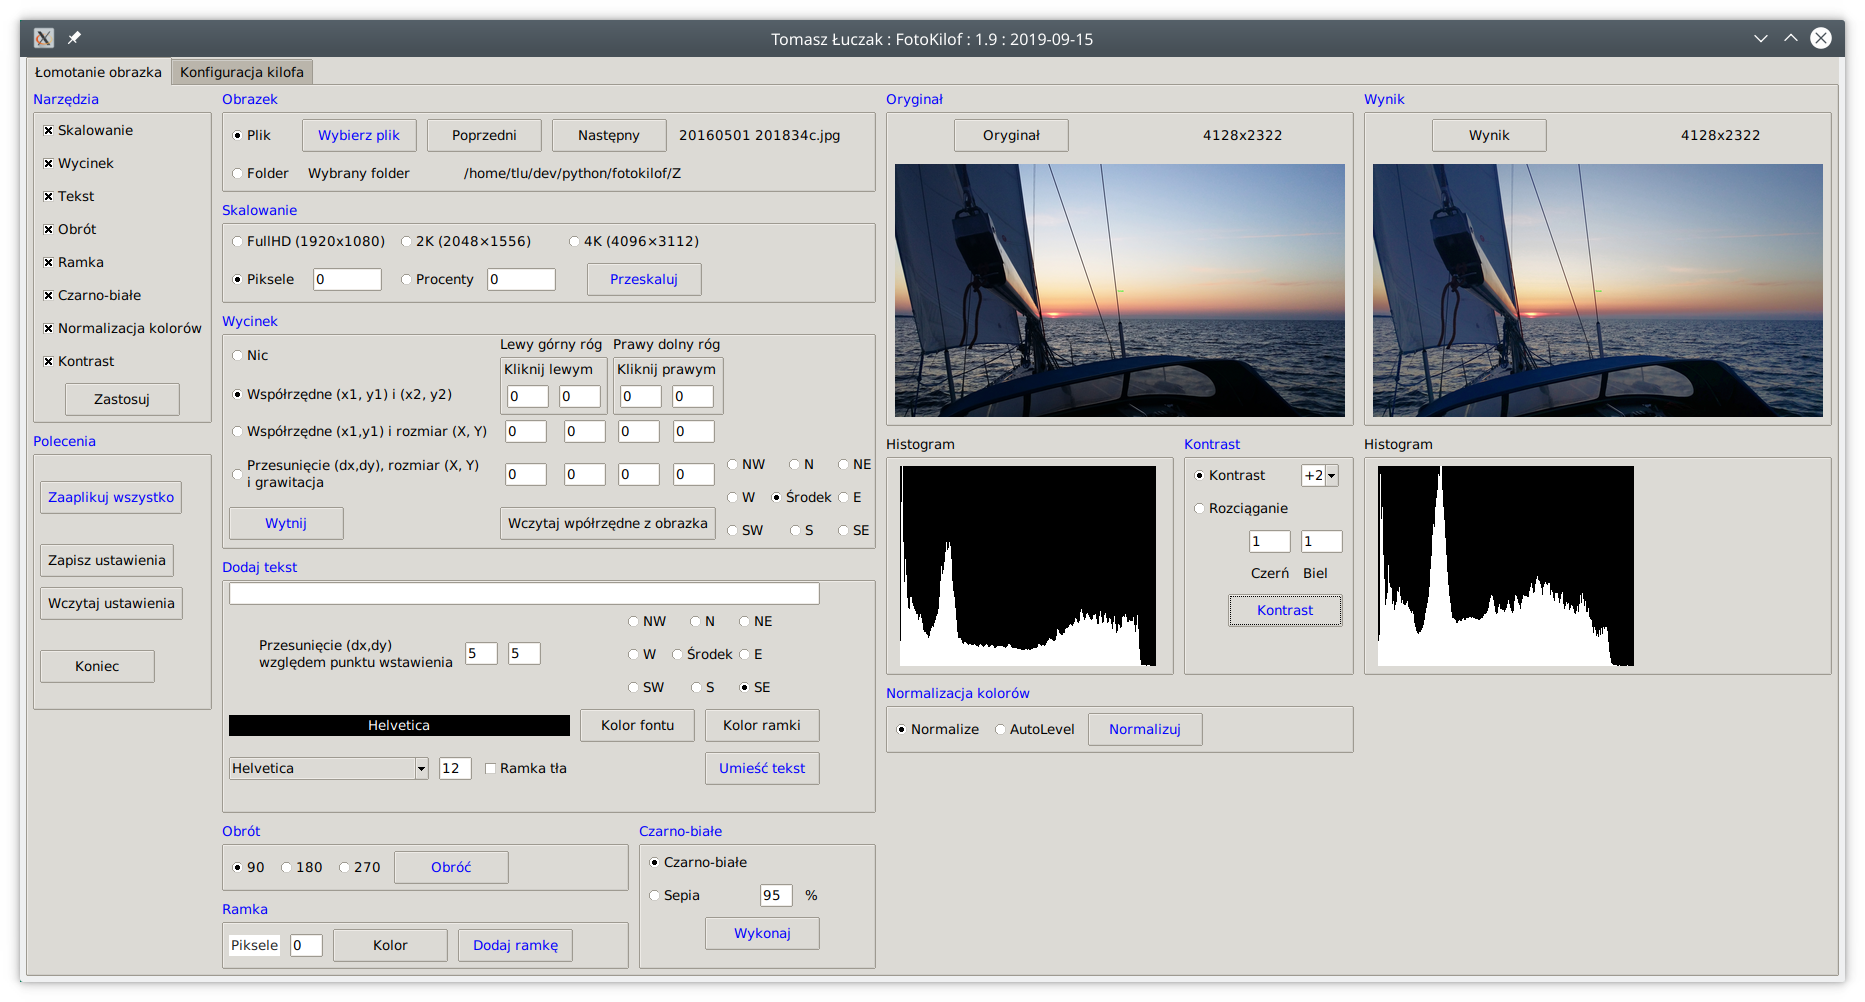

Source code (Python):
# -*- coding: utf-8 -*-
# $Id: fotokilof.py 19 2019-09-06 11:39:29Z tlu $

import datetime
import platform
import os
import sys
import shutil
import re
import configparser
import glob

from tkinter import *
from tkinter import filedialog
from tkinter import ttk
from tkinter import messagebox
from tkcolorpicker import askcolor

from PIL import Image

###################
# Stałe
VERSION = "1.9.2"  # wersja programu
if(platform.system() == "Windows"):
    PREVIEW = 400  # rozmiar obrazka podglądu w Windows
else:
    PREVIEW = 450  # rozmiar obrazka podglądu

##########################


def no_text_in_windows():
    if(platform.system() == "Windows"):
        l_text_windows.configure(text="Niestety używasz Windows,umieszczanie tekstu może nie działać poprawnie")
        cb_text_font.configure(state='disabled')

    else:
        cb_text_font.configure(state='readonly')
        # print("Uff, nie Windows")


def pre_imagick(file_in_path):
    """
    file_in_path - oryginał do mielenia, pełna ścieżka
    out_file - plik do mielenia, pełna ścieżka
    """
    global work_dir
    # Zakładanie katalogu na obrazki wynikowe - podkatalog folderu z obrazkiem
    out_dir = os.path.join(os.path.dirname(file_in_path), work_dir.get())
    if(os.path.isdir(out_dir) is False):
        try:
            os.mkdir(out_dir)
        except:
            print("! Error in pre_imagick: Nie można utworzyć katalogu na przemielone rysunki")
            return

    # Kopiowanie oryginału do miejsca mielenia
    out_file = os.path.join(out_dir, os.path.basename(file_in_path))
    try:
        shutil.copyfile(file_in_path, out_file)
    except IOError as e:
        print("! Error in pre_imagick: Unable to copy file. %s" % e)
        exit(1)
    except:
        print("! Error in pre_imagick: Unexpected error:", sys.exc_info())
        exit(1)
    return out_file


def imagick(cmd, out_file):
    """
    cmd - polecenie imagemagick
    out_file - obrazek do mielenia, pełna ścieżka
    """

    out_file = spacja(out_file)
    command = "mogrify " + cmd + " " + out_file
    print(command)
    try:
        os.system(command)
    except:
        print("! Error in imagick: " + command)

################
# Preview


def preview_histogram(file):
    global temp_dir

    file_histogram = spacja(os.path.join(temp_dir, "histogram.png"))
    file = spacja(file)

    command = "convert " + file + " -colorspace Gray -define histogram:unique-colors=false histogram:" + file_histogram
    print(command)
    try:
        os.system(command)
        return file_histogram
    except:
        print("! Error in convert_histogram: " + command)


def preview_orig_bind(event):
    global file_in_path, temp_dir
    preview_orig()


def preview_new(out_file, temp_dir):
    # generowanie podglądu wynikowego

    preview = convert_preview(out_file, temp_dir, " ")
    try:
        pi_preview_new.configure(file=preview['filename'])
        l_preview_new.configure(text=preview['width'] + "x" + preview['height'])
        # os.remove(preview['filename'])
    except:
        print("! Error in preview_new: Nie można wczytać podglądu")

    try:
        pi_histogram_new.configure(file=preview_histogram(out_file))
    except:
        print("! Error in preview histogram_new")


def preview_orig_button():
    #    podgląd oryginału
    global file_in_path

    try:
        img = Image.open(file_in_path.get())
        img.show()
    except:
        print("Chyba nie ma obrazka")


def preview_new_button():
    #    podgląd wynikowego obrazka
    global file_in_path, work_dir

    file_show = os.path.join(os.path.dirname(file_in_path.get()),
                             work_dir.get(), os.path.basename(file_in_path.get()))
    try:
        img = Image.open(file_show)
        img.show()
    except:
        print("Chyba nie ma obrazka")


def convert_preview(file, temp_dir, command):
    """
    generowanie podglądu oryginału
    file - nazwa obrazka, pełna ścieżka
    temp_dir - katalog tymczasowy, pełna ścieżka
    dodatkowe polecenie dla imagemagick, np. narysuj ramkę crop albo spacja!
    zwraca: nazwę podglądu obrazka i rozmiar
    """

    im = Image.open(file)
    width = str(im.size[0])
    height = str(im.size[1])

    filename, file_extension = os.path.splitext(file)
    file_preview = os.path.join(temp_dir,"preview.ppm")
    file = spacja(file)
    file_preview = spacja(file_preview)

    command = "convert " + file + " -resize " + str(PREVIEW) + "x" + str(PREVIEW) + command + file_preview
    print(command)
    try:
        os.system(command)
    except:
        print("! Error in convert_preview: " + command)

    try:
        return {'filename': file_preview, 'width': width, 'height': height}
    except:
        return "! Error in convert_preview: return"

    
def spacja(sciezka):
    # rozwiązanie problemu spacji w nazwach plików i katalogów

    sciezka = os.path.normpath(sciezka)
    if(platform.system() == "Windows"):
        czy_spacja = re.search(" ", sciezka)
        if(czy_spacja is not None):
            sciezka = '"' + sciezka + '"'
    else:
        sciezka = re.sub(' ', '\ ', sciezka)
        # usuwanie nadmiaru backslashy
        sciezka = re.sub('\\\\\\\\ ', '\ ', sciezka)

    # print("sciezka: ", sciezka)
    return sciezka


def apply_all_convert(out_file):
    #    zaaplikowanie wszystkich opcji na raz

    convert_normalize(out_file)
    convert_contrast(out_file)
    convert_bw(out_file)
    if(int(img_resize.get()) > 0):
        convert_resize(out_file)
    else:
        convert_crop(out_file)
    convert_rotate(out_file)
    convert_border(out_file)
    convert_text(out_file)


def apply_all():
    #    zaplikowanie wszystkich opcji na raz
    global file_in_path, temp_dir, out_dir, file_dir_selector
    global progress_files, progress_filename

    if(file_dir_selector.get() == 0):
        out_file = pre_imagick(file_in_path.get())
        progress_filename.set(out_file)
        apply_all_convert(out_file)
        preview_new(out_file, temp_dir)
        progress_filename.set("")
    else:
        pwd = os.getcwd()
        os.chdir(os.path.dirname(file_in_path.get()))
        i = 0
        for files in glob.glob("*.[j|J][p|P][g|G]"):
            i = i + 1
            print(i)
            progress_files.set(str(i) + " z ")
            out_file = pre_imagick(files)
            progress_filename.set(out_file)
            apply_all_convert(os.path.realpath(out_file))
        progress_files.set("")
        progress_filename.set(" ")
        preview_orig()
        preview_new(out_file, temp_dir)
        os.chdir(pwd)

        
def contrast_selected(event):
    # wywołanie przez bind
    global img_contrast_selected
    img_contrast_selected.set(cb_contrast.get())


def convert_contrast_button():
    #
    global file_in_path, temp_dir, out_dir
    out_file = pre_imagick(file_in_path.get())
    convert_contrast(out_file)
    preview_new(out_file, temp_dir)


def convert_contrast(out_file):
    #    Normalizacja kolorów
    global img_contrast, img_contrast_selected

    if(img_contrast.get() == 1):
        if(img_contrast_selected.get() == "+2"):
            command = "+contrast +contrast"
        elif(img_contrast_selected.get() == "+1"):
            command = "+contrast"
        elif(img_contrast_selected.get() == "-1"):
            command = "-contrast"
        elif(img_contrast_selected.get() == "-2"):
            command = "-contrast -contrast"
        else:
            return
        imagick(command, out_file)
    elif(img_contrast.get() == 2):
        command = "-contrast-stretch " + e1_contrast.get() + "x" + e2_contrast.get() + "%"
        imagick(command, out_file)


def convert_bw_button():
    #
    global file_in_path, temp_dir, out_dir
    out_file = pre_imagick(file_in_path.get())
    convert_bw(out_file)
    preview_new(out_file, temp_dir)


def convert_bw(out_file):
    #    Normalizacja kolorów
    global img_normalize
    if(img_bw.get() == 1):
        command = "-colorspace Gray"
        # command = "separate"
        imagick(command, out_file)
    elif(img_bw.get() == 2):
        command = "-sepia-tone " + str(int(e_bw_sepia.get())) + "%"
        imagick(command, out_file)


def convert_normalize_button():
    #
    global file_in_path, temp_dir, out_dir
    out_file = pre_imagick(file_in_path.get())
    convert_normalize(out_file)
    preview_new(out_file, temp_dir)


def convert_normalize(out_file):
    #    Normalizacja kolorów
    global img_normalize
    if(img_normalize.get() == 1):
        command = "-normalize"
        imagick(command, out_file)
    elif(img_normalize.get() == 2):
        command = "-auto-level"
        imagick(command, out_file)


def convert_rotate_button():
    #
    global file_in_path, temp_dir, out_dir
    out_file = pre_imagick(file_in_path.get())
    convert_rotate(out_file)
    preview_new(out_file, temp_dir)


def convert_rotate(out_file):
    #    Obrót obrazka o 90,180 albo 270stopni
    global img_rotate
    if(img_rotate.get() > 0):
        # chciałem ImageTk ale nie działa
        # im = Image.open(out_file)
        # im.rotate(img_rotate.get())
        # im.save(out_file)
        command = "-rotate " + str(img_rotate.get())
        imagick(command, out_file)


def convert_resize_button():
    #
    global file_in_path, temp_dir, out_dir
    out_file = pre_imagick(file_in_path.get())
    convert_resize(out_file)
    preview_new(out_file, temp_dir)


def convert_resize(out_file):
    #    Zmiana rozmiaru obrazka
    global img_resize
    border = 2 * int(e_border.get())
    if(img_resize.get() == 0):
        # print("Nie wybrano rodzaju skalowania")
        return
    elif(img_resize.get() == 1):
        image_resize = e1_resize.get() + "x" + e1_resize.get()
    elif(img_resize.get() == 2):
        image_resize = e2_resize.get() + "%"
    elif(img_resize.get() == 3):
        image_resize = str(1920 - border) + "x" + str(1080 - border)
    elif(img_resize.get() == 4):
        image_resize = str(2048 - border) + "x" + str(1556 - border)
    elif(img_resize.get() == 5):
        image_resize = str(4096 - border) + "x" + str(3112 - border)

    command = "-resize " + image_resize
    imagick(command, out_file)


def convert_crop_button():
    #
    global file_in_path, temp_dir, out_dir
    out_file = pre_imagick(file_in_path.get())
    convert_crop(out_file)
    preview_new(out_file, temp_dir)


def convert_crop(out_file):
    #    Wycięcie obrazka z obrazka
    global file_in_path, temp_dir, out_dir, file_dir_selector
    global img_crop, img_crop_gravity
    if(img_crop.get() > 0):
        if(img_crop.get() == 1):
            X = str(abs(int(e3_crop_1.get()) - int(e1_crop_1.get())))
            Y = str(abs(int(e4_crop_1.get()) - int(e2_crop_1.get())))
            command = " -crop " + X + "x" + Y + "+" + e1_crop_1.get() + "+" + e2_crop_1.get()
        if(img_crop.get() == 2):
            command = " -crop " + e3_crop_2.get() + "x" + e4_crop_2.get() + "+" + e1_crop_2.get() + "+" + e2_crop_2.get()
        if(img_crop.get() == 3):
            command = " -gravity " + gravity(img_crop_gravity.get()) + " -crop " + e3_crop_3.get() + "x" + e4_crop_3.get() + "+" + e1_crop_3.get() + "+" + e2_crop_3.get()

        imagick(command, out_file)


def convert_text_button():
    #
    global file_in_path, temp_dir, out_dir, file_dir_selector
    out_file = pre_imagick(file_in_path.get())
    convert_text(out_file)
    preview_new(out_file, temp_dir)

def convert_text(out_file):
    #     Umieszczenie napisu na obrazku
    global img_text_gravity, img_text_font, img_text_color
    global img_text_box, img_text_box_color

    if(img_text.get() == 1):
        size = " -pointsize " + e_text_size.get()
        font = " -font '" + img_text_font.get() + "'"
        color = " -fill \"" + img_text_color.get() + "\""
        gravit = " -gravity " + gravity(img_text_gravity.get())
        x = e_text_x.get()
        y = e_text_y.get()

        text = " -draw \"text " + x + "," + y + " '" + e_text.get() + "'\""
        if(img_text_box.get() == 0):
            box = ""
        else:
            box = " -box \"" + img_text_box_color.get() + "\""
        command = box + color + size + gravit + font + text
        imagick(command, out_file)


def fonts():
    # import nazw fontów dla imagemagicka
    global temp_dir

    if(os.path.isdir(temp_dir) is False):
        try:
            # print("Zakladam katalog na pliki tymczasowe: " + temp_dir)
            os.mkdir(temp_dir)
        except:
            # print("Nie można utworzyć katalogu na pliki tymczasowe")
            return

    if(platform.system() == "Windows"):
        fonts_list = ('Arial')
    else:
        file_font = os.path.join(temp_dir, "fonts_list")

        command = "convert -list font > " + spacja(file_font)
        print(command)
        try:
            os.system(command)
        except:
            print("! Error in fonts: " + command)
            return

        try:
            file = open(file_font, "r")
            fonts_list = []
            for line in file:
                if(re.search("Font", line) is not None):
                    line = re.sub('^[ ]+Font:[ ]*', "", line)
                    line = re.sub('\n', "", line)
                    fonts_list.append(line)
            file.close()
            os.remove(file_font)
        except:
            print("! Error in fonts: przy wczytywaniu listy fontów")
            fonts_list = ('Helvetica')

    cb_text_font['values'] = fonts_list


def font_selected(event):
    # wywołanie przez bind
    global img_text_font
    print('You selected:', cb_text_font.get())
    img_text_font.set(cb_text_font.get())


def crop_read():
    #    Wczytanie rozmiarów z obrazka
    global file_in_path, img_crop_gravity
    img = Image.open(file_in_path.get())
    x = img.size[0]
    y = img.size[1]
    e1_crop_1.delete(0, "end")
    e1_crop_1.insert(0, "0")
    e2_crop_1.delete(0, "end")
    e2_crop_1.insert(0, "0")
    e3_crop_1.delete(0, "end")
    e3_crop_1.insert(0, x)
    e4_crop_1.delete(0, "end")
    e4_crop_1.insert(0, y)
    e1_crop_2.delete(0, "end")
    e1_crop_2.insert(0, "0")
    e2_crop_2.delete(0, "end")
    e2_crop_2.insert(0, "0")
    e3_crop_2.delete(0, "end")
    e3_crop_2.insert(0, x)
    e4_crop_2.delete(0, "end")
    e4_crop_2.insert(0, y)
    e1_crop_3.delete(0, "end")
    e1_crop_3.insert(0, "0")
    e2_crop_3.delete(0, "end")
    e2_crop_3.insert(0, "0")
    e3_crop_3.delete(0, "end")
    e3_crop_3.insert(0, x)
    e4_crop_3.delete(0, "end")
    e4_crop_3.insert(0, y)
    img_crop_gravity.set("C")


def gravity(gravity):
    if(gravity == "N"):
        gravity = "North"
    if(gravity == "NW"):
        gravity = "Northwest"
    if(gravity == "NE"):
        gravity = "Northeast"
    if(gravity == "W"):
        gravity = "West"
    if(gravity == "C"):
        gravity = "Center"
    if(gravity == "E"):
        gravity = "East"
    if(gravity == "SW"):
        gravity = "Southwest"
    if(gravity == "S"):
        gravity = "South"
    if(gravity == "SE"):
        gravity = "Southeast"

    return gravity


def open_file():
    #    otwarcie pliku obrazka do edycji
    global file_in_path, dir_in_path
    file_in_path.set(filedialog.askopenfilename(title="Wybierz plik do mielenia",
                                                initialdir=dir_in_path.get(),
                                                filetypes=(("jpeg files", "*.jpg"),
                                                           ("JPEG files", "*.JPG"),
                                                           ("all files", "*.*"))))
    file_select_L.configure(text=os.path.basename(file_in_path.get()))
    preview_orig()

    dir_in_path.set(os.path.dirname(file_in_path.get()))


def open_file_last():
    global file_in_path, dir_in_path
    pwd = os.getcwd()
    os.chdir(os.path.dirname(file_in_path.get()))
    list = []
    for file in glob.glob("*.[j|J][p|P][g|G]"):
        list.append(file)
    list.sort()
    position = list.index(os.path.basename(file_in_path.get()))
    print(position, list)
    try:
        file = list[-1]
        file_select_L.configure(text=file)
        file_in_path.set(os.path.join(dir_in_path.get(), file))
        preview_orig()
    except:
        print("Error in open_file_last")
    os.chdir(pwd)

    
def open_file_next():
    global file_in_path, dir_in_path
    pwd = os.getcwd()
    os.chdir(os.path.dirname(file_in_path.get()))
    list = []
    for file in glob.glob("*.[j|J][p|P][g|G]"):
        list.append(file)
    list.sort()
    position = list.index(os.path.basename(file_in_path.get()))
    print(position, list)
    if(position <= len(list) - 2):
        file = list[position + 1]
        file_select_L.configure(text=file)
        file_in_path.set(os.path.join(dir_in_path.get(), file))
        preview_orig()
    os.chdir(pwd)


def open_file_first():
    global file_in_path, dir_in_path

    pwd = os.getcwd()
    os.chdir(os.path.dirname(file_in_path.get()))
    list = []
    for file in glob.glob("*.[j|J][p|P][g|G]"):
        list.append(file)
    list.sort()
    position = list.index(os.path.basename(file_in_path.get()))
    print(position, list)
    try:
        file = list[0]
        file_select_L.configure(text=file)
        file_in_path.set(os.path.join(dir_in_path.get(), file))
        preview_orig()
    except:
        print("Error in open_file_first")
    os.chdir(pwd)


def open_file_prev():
    global file_in_path, dir_in_path

    pwd = os.getcwd()
    os.chdir(os.path.dirname(file_in_path.get()))
    list = []
    for file in glob.glob("*.[j|J][p|P][g|G]"):
        list.append(file)
    list.sort()
    position = list.index(os.path.basename(file_in_path.get()))
    print(position, list)
    if(position > 0):
        file = list[position - 1]
        file_select_L.configure(text=file)
        file_in_path.set(os.path.join(dir_in_path.get(), file))
        preview_orig()
    os.chdir(pwd)


def convert_border_button():
    global file_in_path, temp_dir, out_dir
    out_file = pre_imagick(file_in_path.get())
    convert_border(out_file)
    preview_new(out_file, temp_dir)


def convert_border(out_file):
    global img_border_color
    if(int(e_border.get()) > 0):
        command = "-border " + e_border.get() + " -bordercolor \"" + img_border_color.get() + "\""
        imagick(command, out_file)


def color_choose_border():
    #    Wybór koloru tła
    global img_border_color
    color = askcolor(img_border_color.get())
    if(color[1] is None):
        img_border_color.set("#000000")
    else:
        img_border_color.set(color[1])
        l_border.configure(bg=img_border_color.get())


def color_choose_box_active():
    global img_text_box
    if(img_text_box.get() == 0):
        l_text_font_selected.configure(bg="#000000")
    else:
        l_text_font_selected.configure(bg=img_text_box_color.get())


def color_choose_box():
    #    Wybór koloru tła
    global img_text_box, img_text_box_color
    if(img_text_box.get() != 0):
        color = askcolor(img_text_color.get(), root)
        if(color[1] is None):
            img_text_box_color.set("#FFFFFF")
        else:
            img_text_box_color.set(color[1])
            l_text_font_selected.configure(bg=img_text_box_color.get())


def color_choose():
    #    Wybór koloru
    global img_text_color
    color = askcolor(img_text_color.get(), root)
    if(color[1] is None):
        img_text_color.set("#FFFFFF")
    else:
        img_text_color.set(color[1])
    l_text_font_selected.configure(fg=img_text_color.get())


def ini_read(file_ini):
    # lista wyjściowa
    list_return = {}

    # Obsługa pliku konfiguracyjnego INI

    config = configparser.ConfigParser()
    config.read(file_ini, encoding="utf8")

    # read values from a section
    try:
        file_in_path = config.get('Konfiguracja', 'path')
    except:
        file_in_path = ""
    list_return['file_in_path'] = file_in_path
    
    try:
        work_dir = config.get('Konfiguracja', 'work_dir')
    except:
        work_dir = "FotoKilof"
    list_return['work_dir'] = work_dir

    try:
        file_dir_selector = config.getint('Konfiguracja', 'file_dir')
    except:
        file_dir_selector = "0"
    list_return['file_dir_selector'] = file_dir_selector

    try:
        img_resize = config.getint('Resize', 'resize')
    except:
        img_resize = "1"
    list_return['img_resize'] = img_resize

    try:
        resize_size_pixel = config.getint('Resize', 'size_pixel')
    except:
        resize_size_pixel = "0"
    e1_resize.delete(0, "end")
    e1_resize.insert(0, resize_size_pixel)

    try:
        resize_size_percent = config.getint('Resize', 'size_percent')
    except:
        resize_size_percent = "0"
    e2_resize.delete(0, "end")
    e2_resize.insert(0, resize_size_percent)

    try:
        img_text = config.getint('Text', 'on')
    except:
        img_text = "1"
    list_return['img_text'] = img_text

    try:
        text = config.get('Text', 'text')
    except:
        text = ""
    e_text.delete(0, "end")
    e_text.insert(0, text)

    try:
        img_text_gravity = config.get('Text', 'gravity')
    except:
        img_text_gravity = "SE"
    list_return['img_text_gravity'] = img_text_gravity

    try:
        img_text_font = config.get('Text', 'font')
    except:
        if(platform.system() == "Windows"):
            img_text_font = "Arial"
        else:
            img_text_font = "Helvetica"
    list_return['img_text_font'] = img_text_font

    try:
        text_size = str(config.getint('Text', 'size'))
    except:
        text_size = 12
    e_text_size.delete(0, "end")
    e_text_size.insert(0, text_size)

    try:
        text_x = config.getint('Text', 'x')
    except:
        text_x = "5"
    e_text_x.delete(0, "end")
    e_text_x.insert(0, text_x)

    try:
        text_y = config.getint('Text', 'y')
    except:
        text_y = "5"
    e_text_y.delete(0, "end")
    e_text_y.insert(0, text_y)

    try:
        text_color = config.get('Text', 'color')
    except:
        text_color = "#FFFFFF"
    list_return['img_text_color'] = text_color
    l_text_font_selected.configure(fg=text_color)

    try:
        img_text_box = config.getint('Text', 'box')
    except:
        img_text_box = 0
    list_return['img_text_box'] = img_text_box

    try:
        text_box_color = config.get('Text', 'box_color')
    except:
        text_box_color = "#000000"
    list_return['img_text_box_color'] = text_box_color
    l_text_font_selected.configure(bg=text_box_color)

    try:
        img_rotate = config.getint('Rotate', 'rotate')
    except:
        img_rotate = "0"
    list_return['img_rotate'] = img_rotate

    try:
        img_crop = config.getint('Crop', 'crop')
    except:
        img_crop = "0"
    list_return['img_crop'] = img_crop

    try:
        crop_x1 = config.getint('Crop', 'x1')
    except:
        crop_x1 = "0"
    e1_crop_1.delete(0, "end")
    e1_crop_1.insert(0, crop_x1)

    try:
        crop_y1 = config.getint('Crop', 'y1')
    except:
        crop_y1 = "0"
    e2_crop_1.delete(0, "end")
    e2_crop_1.insert(0, crop_y1)

    try:
        crop_x2 = config.getint('Crop', 'x2')
    except:
        crop_x2 = "0"
    e3_crop_1.delete(0, "end")
    e3_crop_1.insert(0, crop_x2)

    try:
        crop_y2 = config.getint('Crop', 'y2')
    except:
        crop_y2 = "0"
    e4_crop_1.delete(0, "end")
    e4_crop_1.insert(0, crop_y2)

    try:
        crop_x3 = config.getint('Crop', 'x3')
    except:
        crop_x3 = "0"
    e1_crop_2.delete(0, "end")
    e1_crop_2.insert(0, crop_x3)

    try:
        crop_y3 = config.getint('Crop', 'y3')
    except:
        crop_y3 = "0"
    e2_crop_2.delete(0, "end")
    e2_crop_2.insert(0, crop_y3)

    try:
        crop_X1 = config.getint('Crop', 'XX1')
    except:
        crop_X1 = "0"
    e3_crop_2.delete(0, "end")
    e3_crop_2.insert(0, crop_X1)

    try:
        crop_Y1 = config.getint('Crop', 'YY1')
    except:
        crop_Y1 = "0"
    e4_crop_2.delete(0, "end")
    e4_crop_2.insert(0, crop_Y1)

    try:
        crop_dx = config.getint('Crop', 'dx')
    except:
        crop_dx = "0"
    e1_crop_3.delete(0, "end")
    e1_crop_3.insert(0, crop_dx)

    try:
        crop_dy = config.getint('Crop', 'dy')
    except:
        crop_dy = "0"
    e2_crop_3.delete(0, "end")
    e2_crop_3.insert(0, crop_dy)

    try:
        crop_X2 = config.getint('Crop', 'XX2')
    except:
        crop_X2 = "0"
    e3_crop_3.delete(0, "end")
    e3_crop_3.insert(0, crop_X2)

    try:
        crop_Y2 = config.getint('Crop', 'YY2')
    except:
        crop_Y2 = "0"
    e4_crop_3.delete(0, "end")
    e4_crop_3.insert(0, crop_Y2)

    try:
        img_crop_gravity = config.getint('Crop', 'gravity')
    except:
        img_crop_gravity = "C"
    list_return['img_crop_gravity'] = img_crop_gravity

    try:
        img_border_color = config.get('Border', 'color')
    except:
        img_border_color = "#FFFFFF"
    l_border.configure(bg=img_border_color)
    list_return['img_border_color'] = img_border_color

    try:
        border = config.getint('Border', 'size')
    except:
        border = "0"
    e_border.delete(0, "end")
    e_border.insert(0, border)

    try:
        img_normalize = config.getint('Color', 'normalize')
    except:
        img_normalize = 0
    list_return['img_normalize'] = img_normalize

    try:
        img_bw = config.getint('Color', 'bw')
    except:
        img_bw = 0
    list_return['img_bw'] = img_bw

    try:
        img_bw_sepia = config.getint('Color', 'sepia')
    except:
        img_bw_sepia = "95"
    e_bw_sepia.delete(0, "end")
    e_bw_sepia.insert(0, img_bw_sepia)

    try:
        img_contrast = config.getint('Contrast', 'contrast')
    except:
        img_contrast = "0"
    list_return['img_contrast'] = img_contrast

    try:
        contrast_stretch_1 = config.get('Contrast', 'stretch1')
    except:
        contrast_stretch_1 = "0.15"
    e1_contrast.delete(0, "end")
    e1_contrast.insert(0, contrast_stretch_1)

    try:
        contrast_stretch_2 = config.get('Contrast', 'stretch2')
    except:
        contrast_stretch_2 = "0.05"
    e2_contrast.delete(0, "end")
    e2_contrast.insert(0, contrast_stretch_2)

    return list_return


def ini_read_wraper():
    global file_ini
    ini_entries = ini_read(file_ini)
    file_in_path.set(ini_entries['file_in_path'])
    file_dir_selector.set(ini_entries['file_dir_selector'])
    work_dir.set(ini_entries['work_dir'])
    img_resize.set(ini_entries['img_resize'])
    img_text.set(ini_entries['img_text'])
    img_text_gravity.set(ini_entries['img_text_gravity'])
    img_text_font.set(ini_entries['img_text_font'])
    img_text_box.set(ini_entries['img_text_box'])
    img_rotate.set(ini_entries['img_rotate'])
    img_crop.set(ini_entries['img_crop'])
    img_crop_gravity.set(ini_entries['img_crop_gravity'])
    img_text_color.set(ini_entries['img_text_color'])
    img_text_box_color.set(ini_entries['img_text_box_color'])
    img_border_color.set(ini_entries['img_border_color'])
    img_normalize.set(ini_entries['img_normalize'])
    img_bw.set(ini_entries['img_bw'])
    img_contrast.set(ini_entries['img_contrast'])


def ini_save():
    #     Zapis konfiguracji do pliku INI
    global file_ini, file_in_path, work_dir
    global img_text, img_text_font, img_text_color
    global img_text_gravity, img_text_box, img_text_box_color
    global img_rotate, img_crop, img_crop_gravity, img_resize

    # przygotowanie zawartości
    config = configparser.ConfigParser()
    config.add_section('Konfiguracja')
    config.set('Konfiguracja', 'path', file_in_path.get())
    config.set('Konfiguracja', 'work_dir', work_dir.get())
    config.set('Konfiguracja', 'file_dir', str(file_dir_selector.get()))
    config.add_section('Resize')
    config.set('Resize', 'resize', str(img_resize.get()))
    config.set('Resize', 'size_pixel',   e1_resize.get())
    config.set('Resize', 'size_percent', e2_resize.get())
    config.add_section('Text')
    config.set('Text', 'on',      str(img_text.get()))
    config.set('Text', 'text',    e_text.get())
    config.set('Text', 'gravity', img_text_gravity.get())
    config.set('Text', 'font',    img_text_font.get())
    config.set('Text', 'size',    e_text_size.get())
    config.set('Text', 'color',   img_text_color.get())
    config.set('Text', 'box',     str(img_text_box.get()))
    config.set('Text', 'box_color', img_text_box_color.get())
    config.set('Text', 'x',       e_text_x.get())
    config.set('Text', 'y',       e_text_y.get())
    config.add_section('Rotate')
    config.set('Rotate', 'rotate', str(img_rotate.get()))
    config.add_section('Crop')
    config.set('Crop', 'crop', str(img_crop.get()))
    config.set('Crop', 'x1', e1_crop_1.get())
    config.set('Crop', 'y1', e2_crop_1.get())
    config.set('Crop', 'x2', e3_crop_1.get())
    config.set('Crop', 'y2', e4_crop_1.get())
    config.set('Crop', 'x3', e1_crop_2.get())
    config.set('Crop', 'y3', e2_crop_2.get())
    config.set('Crop', 'XX1',  e3_crop_2.get())
    config.set('Crop', 'YY1',  e4_crop_2.get())
    config.set('Crop', 'dx',  e1_crop_3.get())
    config.set('Crop', 'dy',  e2_crop_3.get())
    config.set('Crop', 'XX2',   e3_crop_3.get())
    config.set('Crop', 'YY2',   e4_crop_3.get())
    config.set('Crop', 'gravity', img_crop_gravity.get())
    config.add_section('Border')
    config.set('Border', 'color', img_border_color.get())
    config.set('Border', 'size',  e_border.get())
    config.add_section('Color')
    config.set('Color', 'normalize', str(img_normalize.get()))
    config.set('Color', 'bw', str(img_bw.get()))
    config.set('Color', 'bw_sepia', e_bw_sepia.get())
    config.add_section('Contrast')
    config.set('Contrast', 'contrast', str(img_contrast.get()))
    config.set('Contrast', 'contrast_stretch_1', e1_contrast.get())
    config.set('Contrast', 'contrast_stretch_2', e2_contrast.get())

    # save to a file
    try:
        with open(file_ini, 'w', encoding='utf-8', buffering=1) as configfile:
            config.write(configfile)
    except:
        print("! Error in ini_save: nie udał się zapis do pliku konfiguracyjnego: " + file_ini)


def help_info(event):
    global pwd
    try:
        license_file = os.path.join(pwd, "License")
        file = open(license_file, "r", encoding="utf8")

        message = ""
        for i in file:
            message = message + i
            file.close
    except:
        print("! Error in help_info: błąd przy wczytywaniu pliku licencji")
        message = "Copyright 2019 Tomasz Łuczak"

    messagebox.showinfo(title="Licencja", message=message)


def help_changelog():
    global pwd
    try:
        license_file = os.path.join(pwd, "Changelog")
        file = open(license_file, "r", encoding="utf8")

        message = ""
        for i in file:
            message = message + i
            file.close
    except:
        print("! Error in help_changelog: błąd przy wczytywaniu dziennika zmian")
        message = "Zmian było duużo..., i jeszcze będą kolejne..."

    messagebox.showinfo(title="Licencja", message=message)


def close_window():
    root.quit()
    root.destroy()
    sys.exit()


def win_deleted():
    print("closed")
    close_window()


def mouse_crop_calculation(x_preview, y_preview):
    # przeliczenie pikseli podglądu  na piksele oryginału
    global file_in_path
    img = Image.open(file_in_path.get())
    x_orig = img.size[0]
    y_orig = img.size[1]
    img.close

    # x_max, y_max - wymiary podglądu, znamy max czyli PREVIEW
    if(x_orig > y_orig):
        # piksele podglądu, trzeba przeliczyć y_max podglądu
        x_max = PREVIEW
        y_max = x_max*y_orig/x_orig
    elif(y_orig > x_orig):
        # przeliczenie x
        y_max = PREVIEW
        x_max = y_max*x_orig/y_orig
    elif(y_orig == x_orig):
        x_max = PREVIEW
        y_max = PREVIEW

    x = int(x_preview*x_orig/x_max)
    y = int(y_preview*y_orig/y_max)
    print("X,Y", x, y)
    return x, y


def mouse_crop_NW(event):
    # lewy górny narożnik
    x_preview = event.x
    y_preview = event.y
    print("SE preview:", x_preview, y_preview)
    xy = mouse_crop_calculation(x_preview, y_preview)
    e1_crop_1.delete(0, "end")
    e1_crop_1.insert(0, xy[0])
    e2_crop_1.delete(0, "end")
    e2_crop_1.insert(0, xy[1])


def mouse_crop_SE(event):
    # prawy dolny narożnik
    x_preview = event.x
    y_preview = event.y
    print("NW preview:", x_preview, y_preview)
    xy = mouse_crop_calculation(x_preview, y_preview)
    e3_crop_1.delete(0, "end")
    e3_crop_1.insert(0, xy[0])
    e4_crop_1.delete(0, "end")
    e4_crop_1.insert(0, xy[1])

def preview_orig():
    # generowanie podglądu oryginału
    # rysuje wycinek na rysunku podglądu o ile potrzeba
    global file_in_path, temp_dir, img_crop, img_text_box_color

    if(img_crop.get() == 1):
        x0 = int(e1_crop_1.get())
        y0 = int(e2_crop_1.get())
        x1 = int(e3_crop_1.get())
        y1 = int(e4_crop_1.get())
        do_nothing = 0
    elif(img_crop.get() == 2):
        x0 = int(e1_crop_2.get())
        y0 = int(e2_crop_2.get())
        x1 = x0 + int(e3_crop_2.get())
        y1 = y0 + int(e4_crop_2.get())
        do_nothing = 0
    else:
        do_nothing = 1

    if(do_nothing != 1):
        im = Image.open(file_in_path.get())
        x_orig = im.size[0]
        y_orig = im.size[1]
        
        # x_max, y_max - wymiary podglądu, znamy max czyli PREVIEW
        if(x_orig > y_orig):
            # piksele podglądu, trzeba przeliczyć y_max podglądu
            x_max = PREVIEW
            y_max = x_max*y_orig/x_orig
        elif(y_orig > x_orig):
            # przeliczenie x
            y_max = PREVIEW
            x_max = y_max*x_orig/y_orig
        elif(y_orig == x_orig):
            x_max = PREVIEW
            y_max = PREVIEW

        ratio_X = x_max / int(x_orig)
        ratio_Y = y_max / int(y_orig)
        x0 = int(x0 * ratio_X)
        y0 = int(y0 * ratio_Y)
        x1 = int(x1 * ratio_X)
        y1 = int(y1 * ratio_Y)

        x0y0x1y1 = str(x0) + "," + str(y0) + " " + str(x1) + "," + str(y1)
        # color = img_text_box_color.get()
        # command = " -fill none  -draw \"stroke '" + color +  "' rectangle " + x0y0x1y1 + "\" "
        command = " -fill none  -draw \"stroke '#FFFF00' rectangle " + x0y0x1y1 + "\" "
    else:
        command = " "

    preview = convert_preview(file_in_path.get(), temp_dir, command)
    try:
        pi_preview_orig.configure(file=spacja(preview['filename']))
        l_preview_orig.configure(text=preview['width'] + "x" + preview['height'])
    except:
        print("! Error in preview_orig: Nie można wczytać podglądu")

    try:
        pi_histogram_orig.configure(file=preview_histogram(file_in_path.get()))
    except:
        print("! Error in preview_orig: : Nie można wczytać podglądu histogramu")


def tools_set():
    # wybór narzędzi do wyświetlenia
    global img_resize, img_crop, img_text, img_rotate, img_border
    global img_bw, img_normalize, img_contrast
    
    if(img_resize.get() == 0):
        frame_resize.grid_remove()
    else:
        frame_resize.grid()
    
    if(img_crop.get() == 0):
        frame_crop.grid_remove()
    else:
        frame_crop.grid()
    
    if(img_text.get() == 0):
        frame_text.grid_remove()
    else:
        frame_text.grid()
    
    if(img_rotate.get() == 0):
        frame_rotate.grid_remove()
    else:
        frame_rotate.grid()
    
    if(img_border.get() == 0):
        frame_border.grid_remove()
    else:
        frame_border.grid()
    
    if(img_bw.get() == 0):
        frame_bw.grid_remove()
    else:
        frame_bw.grid()
    
    if(img_normalize.get() == 0):
        frame_normalize.grid_remove()
    else:
        frame_normalize.grid()
    
    if(img_contrast.get() == 0):
        frame_contrast.grid_remove()
    else:
        frame_contrast.grid()

###############################################################################
###############################################################################
# okno główne


root = Tk()

# hidden file
# https://code.activestate.com/lists/python-tkinter-discuss/3723/
try:
    # call a dummy dialog with an impossible option to initialize the file
    # dialog without really getting a dialog window; this will throw a
    # TclError, so we need a try...except :
    try:
        root.tk.call('tk_getOpenFile', '-foobarbaz')
    except TclError:
        pass
    # now set the magic variables accordingly
    root.tk.call('set', '::tk::dialog::file::showHiddenBtn', '1')
    root.tk.call('set', '::tk::dialog::file::showHiddenVar', '0')
except:
    pass

root.title("Tomasz Łuczak : FotoKilof : " + str(VERSION) + " : " +
           str(datetime.date.today()))

style = ttk.Style()

if(platform.system() != "Windows"):
    style.theme_use('clam')

style.configure("Blue.TButton", foreground="blue")
style.configure("Blue.TLabelframe.Label", foreground="blue")

##########################
# Zmienne globalne

work_dir = StringVar()  # default: "FotoKilof"
file_ini = "fotokilof.ini"
file_dir_selector = IntVar()
file_in_path = StringVar()  # plik obrazka do przemielenia
dir_in_path = StringVar()
img_resize = IntVar()
img_text = IntVar()
img_text_gravity = StringVar()
img_rotate = IntVar()
img_text_font = StringVar()
img_text_font_list = StringVar()
img_text_color = StringVar()
img_text_box = IntVar()
img_text_box_color = StringVar()
img_crop = IntVar()
img_crop_gravity = StringVar()
progress_files = StringVar()
progress_filename = StringVar()
img_border = IntVar()
img_border_color = StringVar()
img_normalize = IntVar()
img_bw = IntVar()
img_contrast = IntVar()
img_contrast_selected = StringVar()
pwd = os.getcwd()
temp_dir = os.path.join(pwd, "tmp")

######################################################################
# Karty
######################################################################
main = ttk.Frame(root)
main.pack()

####################################################################
# Kolumna menu
####################################################################
frame_zero_col = ttk.Frame(main)
frame_zero_col.grid(row=1, column=1, rowspan=2, sticky=(N, W, E, S))
###########################
# Wybór poleceń
###########################
frame_zero_set = ttk.Labelframe(frame_zero_col, text="Narzędzia",
                                style="Blue.TLabelframe")
frame_zero_set.grid(row=1, column=1, padx=5, pady=5, sticky=(W, E))

cb_resize = ttk.Checkbutton(frame_zero_set, text="Skalowanie",
                            variable=img_resize, offvalue="0", onvalue="1")
cb_crop = ttk.Checkbutton(frame_zero_set, text="Wycinek", variable=img_crop,
                          offvalue="0", onvalue="1")
cb_text = ttk.Checkbutton(frame_zero_set, text="Tekst", variable=img_text,
                          onvalue="1", offvalue="0")
cb_rotate = ttk.Checkbutton(frame_zero_set, text="Obrót",
                            variable=img_rotate, offvalue="0", onvalue="90")
cb_border = ttk.Checkbutton(frame_zero_set, text="Ramka",
                            variable=img_border, offvalue="0", onvalue="1")
cb_bw =  ttk.Checkbutton(frame_zero_set, text="Czarno-białe",
                         variable=img_bw, offvalue="0", onvalue="1")
cb_normalize =  ttk.Checkbutton(frame_zero_set, text="Normalizacja kolorów",
                                variable=img_normalize, offvalue="0", onvalue="1")
cb_contrast =  ttk.Checkbutton(frame_zero_set, text="Kontrast",
                               variable=img_contrast, offvalue="0", onvalue="1")

b_last_set = ttk.Button(frame_zero_set, text="Zastosuj", command=tools_set)
                        
cb_resize.pack(padx=5, pady=5, anchor=W)
cb_crop.pack(padx=5, pady=5, anchor=W)
cb_text.pack(padx=5, pady=5, anchor=W)
cb_rotate.pack(padx=5, pady=5, anchor=W)
cb_border.pack(padx=5, pady=5, anchor=W)
cb_bw.pack(padx=5, pady=5, anchor=W)
cb_normalize.pack(padx=5, pady=5, anchor=W)
cb_contrast.pack(padx=5, pady=5, anchor=W)

b_last_set.pack(padx=5, pady=5)
###########################
# Przyciski
###########################
frame_zero_cmd = ttk.Labelframe(frame_zero_col, text="Polecenia",
                                style="Blue.TLabelframe")
frame_zero_cmd.grid(row=2, column=1, padx=5, pady=5, sticky=(W, E))

b_last_quit = ttk.Button(frame_zero_cmd, text="Koniec",
                         command=close_window)
b_last_save = ttk.Button(frame_zero_cmd, text="Zapisz ustawienia",
                         command=ini_save)
b_last_read = ttk.Button(frame_zero_cmd, text="Wczytaj ustawienia",
                         command=ini_read_wraper)
b_last_apply = ttk.Button(frame_zero_cmd, text="Zaaplikuj wszystko",
                          command=apply_all, style="Blue.TButton")

b_last_apply.pack(padx=5, pady=25, anchor=W)
b_last_save.pack(padx=5, pady=5, anchor=W)
b_last_read.pack(padx=5, pady=5, anchor=W)
b_last_quit.pack(padx=5, pady=25, anchor=W)


#####################################################################
# Pierwsza kolumna
#####################################################################
frame_first_col = ttk.Frame(main)
frame_first_col.grid(row=1, column=2, rowspan=2, sticky=(N, W, E, S))

###########################
# Wybór obrazka
###########################
frame_input = ttk.Labelframe(frame_first_col, text="Obrazek",
                             style="Blue.TLabelframe")
frame_input.grid(row=1, column=1, columnspan=2, sticky=(N, W, E, S),
                 padx=5, pady=5)
# tworzenie widgetów
# l_select_what = ttk.Label(frame_input, text="Łomotamy:")
b_file_select = ttk.Button(frame_input, text="Wybierz plik",
                           command=open_file, style="Blue.TButton")
rb_selector_dir = ttk.Radiobutton(frame_input, text="Folder",
                                  variable=file_dir_selector, value="1")
rb_selector_file = ttk.Radiobutton(frame_input, text="Plik",
                                   variable=file_dir_selector, value="0")
file_select_L = ttk.Label(frame_input, width=24)


b_file_select_first = ttk.Button(frame_input, text="Pierwszy",
                                 command=open_file_first)
b_file_select_prev = ttk.Button(frame_input, text="Poprzedni",
                                command=open_file_prev)
b_file_select_next = ttk.Button(frame_input, text="Następny",
                                command=open_file_next)
b_file_select_last = ttk.Button(frame_input, text="Ostatni",
                                command=open_file_last)
# umieszczenie widgetów
# l_select_what.grid(column=1, row=1, padx=5, pady=5, sticky=W)
b_file_select.grid(column=1, row=1, padx=5, pady=5, sticky=W)
rb_selector_dir.grid(column=2, row=1, padx=5, pady=5, sticky=W)
rb_selector_file.grid(column=3, row=1, padx=5, pady=5, sticky=W)
file_select_L.grid(column=4, row=1, padx=5, pady=5, sticky=W, columnspan=2)
#
b_file_select_first.grid(column=1, row=2, padx=5, pady=5, sticky=W)
b_file_select_prev.grid(column=2, row=2, padx=5, pady=5, sticky=W, columnspan=2)
b_file_select_next.grid(column=4, row=2, padx=5, pady=5, sticky=W)
b_file_select_last.grid(column=5, row=2, padx=5, pady=5, sticky=W)

###########################
# Resize
###########################
frame_resize = ttk.Labelframe(frame_first_col, text="Skalowanie",
                              style="Blue.TLabelframe")
frame_resize.grid(column=1, row=2, columnspan=2, sticky=(N, W, E, S),
                  padx=5, pady=5)
###
rb_1_resize = ttk.Radiobutton(frame_resize, text="Piksele",
                              variable=img_resize, value="1")
e1_resize = ttk.Entry(frame_resize, width=7)
rb_2_resize = ttk.Radiobutton(frame_resize, text="Procenty",
                              variable=img_resize, value="2")
e2_resize = ttk.Entry(frame_resize, width=7)
rb_3_resize = ttk.Radiobutton(frame_resize, text="FullHD (1920x1080)",
                              variable=img_resize, value="3")
rb_4_resize = ttk.Radiobutton(frame_resize, text="2K (2048×1556)",
                              variable=img_resize, value="4")
rb_5_resize = ttk.Radiobutton(frame_resize, text="4K (4096×3112)",
                              variable=img_resize, value="5")
b_resize = ttk.Button(frame_resize, text="Przeskaluj", style="Blue.TButton",
                      command=convert_resize_button)

rb_3_resize.grid(row=1, column=1, columnspan=2, sticky=W, padx=5, pady=5)
rb_4_resize.grid(row=1, column=3, columnspan=2, sticky=W, padx=5, pady=5)
rb_5_resize.grid(row=1, column=5, columnspan=2, sticky=W, padx=5, pady=5)
rb_1_resize.grid(row=2, column=1, sticky=W, padx=5, pady=5)
e1_resize.grid(row=2, column=2, sticky=W, padx=5, pady=5)
rb_2_resize.grid(row=2, column=3, sticky=W, padx=5, pady=5)
e2_resize.grid(row=2, column=4, sticky=W, padx=5, pady=5)
b_resize.grid(row=2, column=6, sticky=(E), padx=5, pady=5)

############################
# crop
############################
frame_crop = ttk.Labelframe(frame_first_col, text="Wycinek",
                            style="Blue.TLabelframe")
frame_crop.grid(row=3, column=1, columnspan=2, sticky=(N, W, E, S),
                padx=5, pady=5)
###
rb0_crop = ttk.Radiobutton(frame_crop, text="Nic", variable=img_crop, value="0")
rb1_crop = ttk.Radiobutton(frame_crop, variable=img_crop, value="1",
                           text="Współrzędne (x1, y1) i (x2, y2)")
f_clickL_crop = ttk.Labelframe(frame_crop, text="Lewy górny róg")
l_clickL_crop = ttk.Label(f_clickL_crop, text="Kliknij lewym")
e1_crop_1 = ttk.Entry(f_clickL_crop, width=4)
e2_crop_1 = ttk.Entry(f_clickL_crop, width=4)
f_clickR_crop = ttk.Labelframe(frame_crop, text="Prawy dolny róg")
l_clickR_crop = ttk.Label(f_clickR_crop, text="Kliknij prawym")
e3_crop_1 = ttk.Entry(f_clickR_crop, width=4)
e4_crop_1 = ttk.Entry(f_clickR_crop, width=4)

rb2_crop = ttk.Radiobutton(frame_crop, variable=img_crop, value="2",
                           text="Współrzędne (x1,y1) i rozmiar (X, Y)")
e1_crop_2 = ttk.Entry(frame_crop, width=4)
e2_crop_2 = ttk.Entry(frame_crop, width=4)
e3_crop_2 = ttk.Entry(frame_crop, width=4)
e4_crop_2 = ttk.Entry(frame_crop, width=4)

rb3_crop = ttk.Radiobutton(frame_crop, variable=img_crop, value="3",
                           text="Przesunięcie (dx,dy), rozmiar (X, Y)\ni grawitacja")
e1_crop_3 = ttk.Entry(frame_crop, width=4)
e2_crop_3 = ttk.Entry(frame_crop, width=4)
e3_crop_3 = ttk.Entry(frame_crop, width=4)
e4_crop_3 = ttk.Entry(frame_crop, width=4)

frame_crop_gravity = ttk.Frame(frame_crop)
rbNW_crop_3 = ttk.Radiobutton(frame_crop_gravity, text="NW",
                              variable=img_crop_gravity, value="NW")
rbN_crop_3 = ttk.Radiobutton(frame_crop_gravity, text="N",
                             variable=img_crop_gravity, value="N")
rbNE_crop_3 = ttk.Radiobutton(frame_crop_gravity, text="NE",
                              variable=img_crop_gravity, value="NE")
rbW_crop_3 = ttk.Radiobutton(frame_crop_gravity, text="W",
                             variable=img_crop_gravity, value="W")
rbC_crop_3 = ttk.Radiobutton(frame_crop_gravity, text="Środek",
                             variable=img_crop_gravity, value="C")
rbE_crop_3 = ttk.Radiobutton(frame_crop_gravity, text="E",
                             variable=img_crop_gravity, value="E")
rbSW_crop_3 = ttk.Radiobutton(frame_crop_gravity, text="SW",
                              variable=img_crop_gravity, value="SW")
rbS_crop_3 = ttk.Radiobutton(frame_crop_gravity, text="S",
                             variable=img_crop_gravity, value="S")
rbSE_crop_3 = ttk.Radiobutton(frame_crop_gravity, text="SE",
                              variable=img_crop_gravity, value="SE")

b_crop_read = ttk.Button(frame_crop, text="Wczytaj wpółrzędne z obrazka",
                         command=crop_read)
b_crop = ttk.Button(frame_crop, text="Wytnij", style="Blue.TButton",
                    command=convert_crop_button)

rb0_crop.grid(row=1, column=1, sticky=W, padx=5, pady=5)
f_clickL_crop.grid(row=1, column=2, rowspan=2, columnspan=2, padx=5)
f_clickR_crop.grid(row=1, column=4, rowspan=2, columnspan=2)
l_clickL_crop.grid(row=1, column=1, columnspan=2, sticky=(W, E))
l_clickR_crop.grid(row=1, column=1, columnspan=2, sticky=(W, E))
rb1_crop.grid(row=2, column=1, sticky=W, padx=5, pady=5)
e1_crop_1.grid(row=2, column=1, sticky=W, padx=5, pady=5)
e2_crop_1.grid(row=2, column=2, sticky=W, padx=5, pady=5)
e3_crop_1.grid(row=2, column=1, sticky=W, padx=5, pady=5)
e4_crop_1.grid(row=2, column=2, sticky=W, padx=5, pady=5)
rb2_crop.grid(row=3, column=1, sticky=W, padx=5, pady=5)
e1_crop_2.grid(row=3, column=2, sticky=W, padx=10, pady=5)
e2_crop_2.grid(row=3, column=3, sticky=W, padx=5, pady=5)
e3_crop_2.grid(row=3, column=4, sticky=W, padx=5, pady=5)
e4_crop_2.grid(row=3, column=5, sticky=W, padx=5, pady=5)
rb3_crop.grid(row=4, column=1, sticky=W, padx=5, pady=5)
e1_crop_3.grid(row=4, column=2, sticky=W, padx=10, pady=5)
e2_crop_3.grid(row=4, column=3, sticky=W, padx=5, pady=5)
e3_crop_3.grid(row=4, column=4, sticky=W, padx=5, pady=5)
e4_crop_3.grid(row=4, column=5, sticky=W, padx=5, pady=5)
frame_crop_gravity.grid(row=4, column=6, rowspan=2, columnspan=3)
rbNW_crop_3.grid(row=1, column=1, sticky=W, pady=5)
rbN_crop_3.grid(row=1,  column=2,  pady=5)
rbNE_crop_3.grid(row=1, column=3, sticky=W, pady=5)
rbW_crop_3.grid(row=2,  column=1, sticky=W, pady=5)
rbC_crop_3.grid(row=2,  column=2, sticky=W, pady=5)
rbE_crop_3.grid(row=2,  column=3, sticky=W, pady=5)
rbSW_crop_3.grid(row=3, column=1, sticky=W, pady=5)
rbS_crop_3.grid(row=3,  column=2, pady=5)
rbSE_crop_3.grid(row=3, column=3, sticky=W, pady=5)
b_crop_read.grid(row=5, column=2, columnspan=4, sticky=W, padx=5, pady=5)
b_crop.grid(row=5, column=1, sticky=W, padx=5, pady=5)

###########################
# Tekst
###########################
frame_text = ttk.Labelframe(frame_first_col, text="Dodaj tekst",
                            style="Blue.TLabelframe")
frame_text.grid(row=4, column=1, columnspan=2, sticky=(N, W, E, S),
                padx=5, pady=5)
###
frame_text_text = ttk.Frame(frame_text)

e_text = ttk.Entry(frame_text_text, width=65)
frame_text_text.grid(row=1, column=1, columnspan=5, sticky=(W, E))
e_text.grid(row=1, column=2, sticky=W, padx=5)
###
frame_text_xy = ttk.Frame(frame_text)
l_text_xy = ttk.Label(frame_text_xy, text="Przesunięcie (dx,dy)\nwzględem punktu wstawienia")
e_text_x = ttk.Entry(frame_text_xy, width=3)
e_text_y = ttk.Entry(frame_text_xy, width=3)

frame_text_xy.grid(row=2, column=1)
l_text_xy.grid(row=1, column=1, sticky=W, padx=5)
e_text_x.grid(row=1, column=2, sticky=W, padx=5)
e_text_y.grid(row=1, column=3, sticky=W, padx=5)
###
frame_text_gravity = ttk.Frame(frame_text)
rbNW = ttk.Radiobutton(frame_text_gravity, text="NW",
                       variable=img_text_gravity, value="NW")
rbN = ttk.Radiobutton(frame_text_gravity, text="N",
                      variable=img_text_gravity, value="N")
rbNE = ttk.Radiobutton(frame_text_gravity, text="NE",
                       variable=img_text_gravity, value="NE")
rbW = ttk.Radiobutton(frame_text_gravity, text="W",
                      variable=img_text_gravity, value="W")
rbC = ttk.Radiobutton(frame_text_gravity, text="Środek",
                      variable=img_text_gravity, value="C")
rbE = ttk.Radiobutton(frame_text_gravity, text="E",
                      variable=img_text_gravity, value="E")
rbSW = ttk.Radiobutton(frame_text_gravity, text="SW",
                       variable=img_text_gravity, value="SW")
rbS = ttk.Radiobutton(frame_text_gravity, text="S",
                      variable=img_text_gravity, value="S")
rbSE = ttk.Radiobutton(frame_text_gravity, text="SE",
                       variable=img_text_gravity, value="SE")
frame_text_gravity.grid(row=2, column=2, columnspan=3)
rbNW.grid(row=1, column=1, sticky=W, pady=5)
rbN.grid(row=1,  column=2, pady=5)
rbNE.grid(row=1, column=3, sticky=W, pady=5)
rbW.grid(row=2,  column=1, sticky=W, pady=5)
rbC.grid(row=2,  column=2, pady=5)
rbE.grid(row=2,  column=3, sticky=W, pady=5)
rbSW.grid(row=3, column=1, sticky=W, pady=5)
rbS.grid(row=3,  column=2, pady=5)
rbSE.grid(row=3, column=3, sticky=W, pady=5)
###
frame_text_font = ttk.Frame(frame_text)
cb_text_font = ttk.Combobox(frame_text_font, textvariable=img_text_font)
e_text_size = ttk.Entry(frame_text_font, width=3)
b_text_color = ttk.Button(frame_text, text="Kolor fontu", command=color_choose)
cb_text_box = ttk.Checkbutton(frame_text_font, text="Ramka tła",
                              variable=img_text_box, onvalue="1", offvalue="0",
                              command=color_choose_box_active)
b_text_box_color = ttk.Button(frame_text, text="Kolor ramki",
                              command=color_choose_box)
l_text_windows = ttk.Label(frame_text, width=40)
b_text = ttk.Button(frame_text, text="Umieść tekst", style="Blue.TButton",
                    command=convert_text_button)
l_text_font_selected = Label(frame_text, width=20, textvariable=img_text_font)

l_text_font_selected.grid(row=3, column=1, sticky=(W, E), padx=5)
b_text_color.grid(row=3, column=3, sticky=(W, E), padx=5, pady=5)
b_text_box_color.grid(row=3, column=4, sticky=(W, E), padx=5, pady=5)
frame_text_font.grid(row=4, column=1, sticky=(W, E))
cb_text_font.grid(row=1, column=1, sticky=(W, E), padx=5)
e_text_size.grid(row=1, column=2, sticky=W, padx=5)
cb_text_box.grid(row=1, column=3, sticky=W, padx=5)
b_text.grid(row=4, column=4, sticky=(W, E), padx=5, pady=5)
l_text_windows.grid(row=5, column=1, columnspan=4, sticky=(W, E))

###########################
# Rotate
###########################
frame_rotate = ttk.Labelframe(frame_first_col, text="Obrót",
                              style="Blue.TLabelframe")
frame_rotate.grid(row=5, column=1, sticky=(N, W, E, S), padx=5, pady=5)
###
rb_rotate_0 = ttk.Radiobutton(frame_rotate, text="0",
                              variable=img_rotate, value="0")
rb_rotate_90 = ttk.Radiobutton(frame_rotate, text="90",
                               variable=img_rotate, value="90")
rb_rotate_180 = ttk.Radiobutton(frame_rotate, text="180",
                                variable=img_rotate, value="180")
rb_rotate_270 = ttk.Radiobutton(frame_rotate, text="270",
                                variable=img_rotate, value="270")
b_rotate = ttk.Button(frame_rotate, text="Obróć", style="Blue.TButton",
                      command=convert_rotate_button)

rb_rotate_0.grid(row=1,   column=1, sticky=(N, W, E, S), padx=5, pady=5)
rb_rotate_90.grid(row=1,  column=2, sticky=(N, W, E, S), padx=5, pady=5)
rb_rotate_180.grid(row=1, column=3, sticky=(N, W, E, S), padx=5, pady=5)
rb_rotate_270.grid(row=1, column=4, sticky=(N, W, E, S), padx=5, pady=5)
b_rotate.grid(row=1, column=5, padx=5, pady=5)

############################
# Czarno-białe
############################
frame_bw = ttk.LabelFrame(frame_first_col, text="Czarno-białe",
                          style="Blue.TLabelframe")
frame_bw.grid(row=5, column=2, rowspan=2, sticky=(N, W, E, S), padx=5, pady=5)
###
rb1_bw = ttk.Radiobutton(frame_bw, text="Czarno-białe", variable=img_bw, value="1")
rb2_bw = ttk.Radiobutton(frame_bw, text="Sepia", variable=img_bw, value="2")
e_bw_sepia = ttk.Entry(frame_bw, width=3)
l_bw_sepia = ttk.Label(frame_bw, text="%")
b_bw = ttk.Button(frame_bw, text="Wykonaj", style="Blue.TButton",
                  command=convert_bw_button)

rb1_bw.grid(row=1, column=1, padx=5, pady=5, sticky=W)
rb2_bw.grid(row=2, column=1, padx=5, pady=5, sticky=W)
e_bw_sepia.grid(row=2, column=2, padx=5, pady=5, sticky=E)
l_bw_sepia.grid(row=2, column=3, padx=5, pady=5, sticky=W)
b_bw.grid(row=3, column=1, columnspan=3, padx=5, pady=5, sticky=E)

###########################
# Border
###########################
frame_border = ttk.Labelframe(frame_first_col, text="Ramka",
                              style="Blue.TLabelframe")
frame_border.grid(row=6, column=1, sticky=(N, W, E, S), padx=5, pady=5)
###
l_border = Label(frame_border, text="Piksele")
e_border = ttk.Entry(frame_border, width=3)
b1_border = ttk.Button(frame_border, text="Kolor", command=color_choose_border)
b_border = ttk.Button(frame_border, text="Dodaj ramkę", style="Blue.TButton",
                      command=convert_border_button)
l_border.grid(row=1, column=1, padx=5, pady=5)
e_border.grid(row=1, column=2, padx=5, pady=5)
b1_border.grid(row=1, column=3, padx=5, pady=5)
b_border.grid(row=1, column=4, padx=5, pady=5, sticky=E)

########################################################################
# Druga kolumna
########################################################################
frame_second_col = ttk.Frame(main)
frame_second_col.grid(row=1, column=3, sticky=(N, W, E, S))

############################
# Ramka podglądu oryginału
############################
frame_preview_orig = ttk.Labelframe(frame_second_col, text="Oryginał",
                                    style="Blue.TLabelframe")
frame_preview_orig.grid(row=1, column=1, columnspan=2, sticky=(N, W, E, S),
                        padx=5, pady=5)
###
b_preview_orig = ttk.Button(frame_preview_orig, text="Oryginał",
                            command=preview_orig_button)
l_preview_orig = ttk.Label(frame_preview_orig)
pi_preview_orig = PhotoImage()
l_preview_orig_pi = ttk.Label(frame_preview_orig, image=pi_preview_orig)
b_preview_orig.grid(row=1, column=1, padx=5, pady=5)
l_preview_orig.grid(row=1, column=2, padx=5, pady=5)
l_preview_orig_pi.grid(row=2, column=1, columnspan=2, padx=5, pady=5)

###########################
# Histogram original
###########################
frame_histogram_orig = ttk.LabelFrame(frame_second_col, text="Histogram")
frame_histogram_orig.grid(row=2, column=1, sticky=(N, W, E, S), padx=5, pady=5)
###
pi_histogram_orig = PhotoImage()
l_histogram_orig = ttk.Label(frame_histogram_orig, image=pi_histogram_orig)
l_histogram_orig.grid(row=1, column=1, padx=10, pady=5)

########################
# Kontrast
#########################
frame_contrast = ttk.Labelframe(frame_second_col, text="Kontrast",
                                style="Blue.TLabelframe")
frame_contrast.grid(row=2, column=2, sticky=(N, W, E, S), padx=5, pady=5)
###
b_contrast = ttk.Button(frame_contrast, text="Kontrast", style="Blue.TButton",
                        command=convert_contrast_button)
rb1_contrast = ttk.Radiobutton(frame_contrast, text="Kontrast",
                               variable=img_contrast, value="1")
cb_contrast = ttk.Combobox(frame_contrast, width=2,
                           values=("+2", "+1", "0", "-1", "-2"))
rb2_contrast = ttk.Radiobutton(frame_contrast, text="Rozciąganie",
                               variable=img_contrast, value="2")
e1_contrast = ttk.Entry(frame_contrast, width=4)
e2_contrast = ttk.Entry(frame_contrast, width=4)
l1_contrast = ttk.Label(frame_contrast, text="Czerń")
l2_contrast = ttk.Label(frame_contrast, text="Biel")

rb1_contrast.grid(row=1, column=1, padx=5, pady=5, sticky=W)
cb_contrast.grid(row=1, column=2, padx=5, pady=5, sticky=W)
rb2_contrast.grid(row=2, column=1, padx=5, pady=5, sticky=W)
e1_contrast.grid(row=3, column=1, padx=5, pady=5, sticky=E)
e2_contrast.grid(row=3, column=2, padx=5, pady=5, sticky=W)
l1_contrast.grid(row=4, column=1, padx=5, pady=5, sticky=E)
l2_contrast.grid(row=4, column=2, padx=5, pady=5, sticky=W)
b_contrast.grid(row=5, column=1, padx=5, pady=5, columnspan=3, sticky=E)


############################
# Normalize
############################
frame_normalize = ttk.LabelFrame(frame_second_col, text="Normalizacja kolorów",
                                 style="Blue.TLabelframe")
frame_normalize.grid(row=3, column=1, columnspan=2, sticky=(N, W, E, S),
                     padx=5, pady=5)
###
rb1_normalize = ttk.Radiobutton(frame_normalize, text="Normalize",
                                variable=img_normalize, value="1")
rb2_normalize = ttk.Radiobutton(frame_normalize, text="AutoLevel",
                                variable=img_normalize, value="2")
b_normalize = ttk.Button(frame_normalize, text="Normalizuj",
                         style="Blue.TButton",
                         command=convert_normalize_button)

rb1_normalize.grid(row=1, column=1, padx=5, pady=5, sticky=W)
rb2_normalize.grid(row=1, column=2, padx=5, pady=5, sticky=W)
b_normalize.grid(row=1, column=3, padx=5, pady=5, sticky=E)

#####################################################
# Trzecia kolumna
#####################################################
frame_third_col = ttk.Frame(main)
frame_third_col.grid(row=1, column=4, sticky=(N, W, E, S))

##########################
# Ramka podglądu wyniku
###########################
frame_preview_new = ttk.Labelframe(frame_third_col, text="Wynik",
                                   style="Blue.TLabelframe")
frame_preview_new.grid(row=1, column=1, sticky=(N, W, E, S), padx=5, pady=5)
###
b_preview_new = ttk.Button(frame_preview_new, text="Wynik",
                           command=preview_new_button)
l_preview_new = ttk.Label(frame_preview_new)
pi_preview_new = PhotoImage()
l_preview_new_pi = ttk.Label(frame_preview_new, image=pi_preview_new)
# c_preview_new_pi = Canvas(frame_preview_new, width=300, height=300)
b_preview_new.grid(row=1, column=1, padx=5, pady=5)
l_preview_new.grid(row=1, column=2, padx=5, pady=5)
l_preview_new_pi.grid(row=2, column=1, columnspan=2, padx=5, pady=5)
# c_preview_new_pi.grid(row=3, column=1, columnspan=2, padx=5, pady=5)

###########################
# Histogram new
###########################
frame_histogram_new = ttk.LabelFrame(frame_third_col, text="Histogram")
frame_histogram_new.grid(row=2, column=1, sticky=(N, W, E, S), padx=5, pady=5)
###
pi_histogram_new = PhotoImage()
l_histogram_new = ttk.Label(frame_histogram_new, image=pi_histogram_new)
l_histogram_new.grid(row=1, column=1, padx=10, pady=5)

##########################
# Postęp
##########################
# l_last_progress_files = ttk.Label(frame_last, textvariable=progress_files)
# l_last_progress_filename = ttk.Label(frame_last, textvariable=progress_filename)

# l_last_progress_files.grid(row=1, column=6, padx=5)
# l_last_progress_filename.grid(row=1, column=7, padx=5)

###############################################################################
# bind
###############################################################################

# podpinanie poleceń do widgetów, menu, skrótów
cb_text_font.bind("<<ComboboxSelected>>", font_selected)
cb_contrast.bind("<<ComboboxSelected>>", contrast_selected)
l_preview_orig_pi.bind("<Button-1>", mouse_crop_NW)
l_preview_orig_pi.bind("<Button-3>", mouse_crop_SE)
rb0_crop.bind("<Button-1>", preview_orig_bind)
rb1_crop.bind("<ButtonRelease-1>", preview_orig_bind)
rb2_crop.bind("<ButtonRelease-1>", preview_orig_bind)
rb3_crop.bind("<Button-1>", preview_orig_bind)
root.bind("<F1>", help_info)
root.protocol("WM_DELETE_WINDOW", win_deleted)

###############
# Uruchomienie funkcji
#
ini_read_wraper()  # Wczytanie konfiguracji
fonts()    # Wczytanie dostępnych fontów
no_text_in_windows()  # Ostrzeżenie, jesli Windows
tools_set()
dir_in_path.set(os.path.dirname(file_in_path.get()))  # wczytanie ścieżki
if(os.path.isfile(file_in_path.get())):
    # Wczytanie podglądu oryginału
    preview_orig()

l_border.configure(bg=img_border_color.get())

root.mainloop()

# EOF
